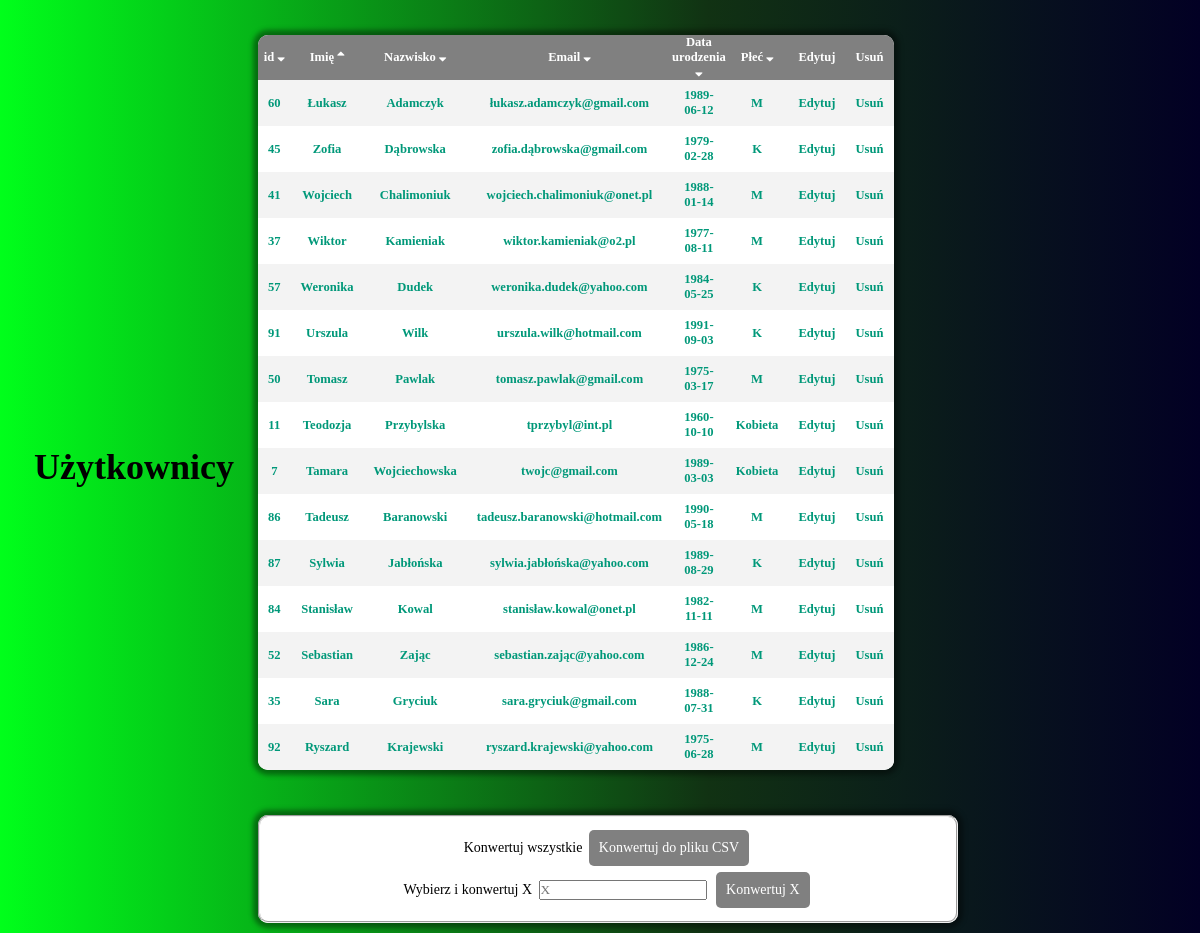
/formularz-main/sortByFirstName.php, run on the app's committed database.
### tables this page shows
CREATE TABLE `tbl_users` (
  `id` int(11) NOT NULL,
  `fldEmail` varchar(255) NOT NULL,
  `fldPhone` varchar(11) NOT NULL,
  `fldFirstName` varchar(60) NOT NULL,
  `fldLastName` varchar(60) NOT NULL,
  `fldPassword` varchar(60) NOT NULL,
  `fldBirthDate` date NOT NULL,
  `fldBirthPlace` varchar(60) NOT NULL,
  `fldWeight` int(3) NOT NULL,
  `fldHeight` int(3) NOT NULL,
  `fldSex` varchar(15) NOT NULL
);

### formularz-main/sortByFirstName.php (the view, shortened to what this page needs)
<!DOCTYPE html>
<html>
  <head>
    <link rel="stylesheet" media="screen" href="style21.php" />
    <link rel="stylesheet" href="https://cdnjs.cloudflare.com/ajax/libs/font-awesome/4.7.0/css/font-awesome.min.css">
  </head>
  <body>
    <header>
      <section class="header">
        <a href="history.php"><h1>Użytkownicy</h1></a>
      </section>
    </header>
    <main>
      <section class="container">
      <div id="history">
        <?php
          require_once "connect.php";
          try {
            $con = new mysqli($HOSTNAME, $USERNAME, $PASSWORD, $DATABASE);
              if($con->connect_errno != 0) {
                throw new Exception(mysqli_connect_errno());
                } else {
                  $sql1 = "SELECT id, fldFirstName, fldLastName, fldEmail, fldBirthDate, fldSex FROM tbl_users ORDER BY fldFirstName DESC LIMIT 15";
                $result = $con->query($sql1);
                if ($result->num_rows > 0) {
                  echo "<table class='mainTable'>";
                  echo "<tbody>
                  <tr>
                  <th style='padding: 2px; width: 8%;'><a href='sortByIdAsc.php'>id <i class='fa fa-sort-down'></i></th>
                  <th style='width: 16%;'><a href='sortByFirstNameAsc.php'>Imię <i class='fa fa-sort-up'></i></a></th>
                  <th style='width: 25%;'><a href='sortbyLastNameAsc.php'>Nazwisko <i class='fa fa-sort-down'></i></a></th>
                  <th><a href='sortByEmailAsc.php'>Email <i class='fa fa-sort-down'></i></a></th>
                  <th style='width: 13%;'><a href='sortByBirthDate.php'>Data urodzenia <i class='fa fa-sort-down'></i></a></th>
                  <th><a href='sortBySexAsc.php'>Płeć <i class='fa fa-sort-down'></i></a></th>
                  <th>Edytuj</th>
                  <th>Usuń</th>
                  </tr>";
                  while ($row = $result->fetch_assoc()) {
                    echo "<tr class='active-row'>";
                    echo "<td id='ids'>" . $row["id"] . "</td>";
                    echo "<td id='firstFldName'>" . $row["fldFirstName"] . "</td>";
                    echo "<td>" . $row["fldLastName"] . "</td>";
                    echo "<td>" . $row["fldEmail"] . "</td>";
                    echo "<td>" . $row["fldBirthDate"] . "</td>";
                    echo "<td>" . $row["fldSex"] . "</td>";
                    echo "<td class='blue'>" . "<a class='btnEdit' href='edit.php?id=$row[id]'>Edytuj" ."</td>";
                    echo "<td class='red'>" . "<a class='btnDelete' href='delete.php?id=$row[id]'>Usuń" . "</td>";
                    echo "</tr>";
                    }
                    echo "</tbody></table>";
                      } else {
                      echo "Brak wyników";
                      }
              }
          } catch(Exception $e) {
            echo 'Error occured!';
            }
        ?>
      </section>
      <section id="button">
    </section>
  <form method="post">
    <fieldset>
      <label for="csvAll">Konwertuj wszystkie</label>
        <input type="submit" id="csvAll" name="csvAll" value="Konwertuj do pliku CSV"><br>
      <label>Wybierz i konwertuj X</label>
        <input type="text" name="chooseX" id="chooseX" placeholder="X">
        <input type="submit" id="csvX" name="csvX" value="Konwertuj X">
    </fieldset>
  </form>
    </main>
  </body>
</html>

### data on the page
tbl_users: id "60", fldFirstName "Łukasz", fldLastName "Adamczyk", fldEmail "łukasz.adamczyk@gmail.com", fldBirthDate "1989-06-12", fldSex "M"
tbl_users: id "45", fldFirstName "Zofia", fldLastName "Dąbrowska", fldEmail "zofia.dąbrowska@gmail.com", fldBirthDate "1979-02-28", fldSex "K"
tbl_users: id "41", fldFirstName "Wojciech", fldLastName "Chalimoniuk", fldEmail "wojciech.chalimoniuk@onet.pl", fldBirthDate "1988-01-14", fldSex "M"
tbl_users: id "37", fldFirstName "Wiktor", fldLastName "Kamieniak", fldEmail "wiktor.kamieniak@o2.pl", fldBirthDate "1977-08-11", fldSex "M"
tbl_users: id "57", fldFirstName "Weronika", fldLastName "Dudek", fldEmail "weronika.dudek@yahoo.com", fldBirthDate "1984-05-25", fldSex "K"
tbl_users: id "91", fldFirstName "Urszula", fldLastName "Wilk", fldEmail "urszula.wilk@hotmail.com", fldBirthDate "1991-09-03", fldSex "K"
tbl_users: id "50", fldFirstName "Tomasz", fldLastName "Pawlak", fldEmail "tomasz.pawlak@gmail.com", fldBirthDate "1975-03-17", fldSex "M"
tbl_users: id "11", fldFirstName "Teodozja", fldLastName "Przybylska", fldEmail "tprzybyl@int.pl", fldBirthDate "1960-10-10", fldSex "Kobieta"
tbl_users: id "7", fldFirstName "Tamara", fldLastName "Wojciechowska", fldEmail "twojc@gmail.com", fldBirthDate "1989-03-03", fldSex "Kobieta"
tbl_users: id "86", fldFirstName "Tadeusz", fldLastName "Baranowski", fldEmail "tadeusz.baranowski@hotmail.com", fldBirthDate "1990-05-18", fldSex "M"
tbl_users: id "87", fldFirstName "Sylwia", fldLastName "Jabłońska", fldEmail "sylwia.jabłońska@yahoo.com", fldBirthDate "1989-08-29", fldSex "K"
tbl_users: id "84", fldFirstName "Stanisław", fldLastName "Kowal", fldEmail "stanisław.kowal@onet.pl", fldBirthDate "1982-11-11", fldSex "M"
tbl_users: id "52", fldFirstName "Sebastian", fldLastName "Zając", fldEmail "sebastian.zając@yahoo.com", fldBirthDate "1986-12-24", fldSex "M"
tbl_users: id "35", fldFirstName "Sara", fldLastName "Gryciuk", fldEmail "sara.gryciuk@gmail.com", fldBirthDate "1988-07-31", fldSex "K"
tbl_users: id "92", fldFirstName "Ryszard", fldLastName "Krajewski", fldEmail "ryszard.krajewski@yahoo.com", fldBirthDate "1975-06-28", fldSex "M"
